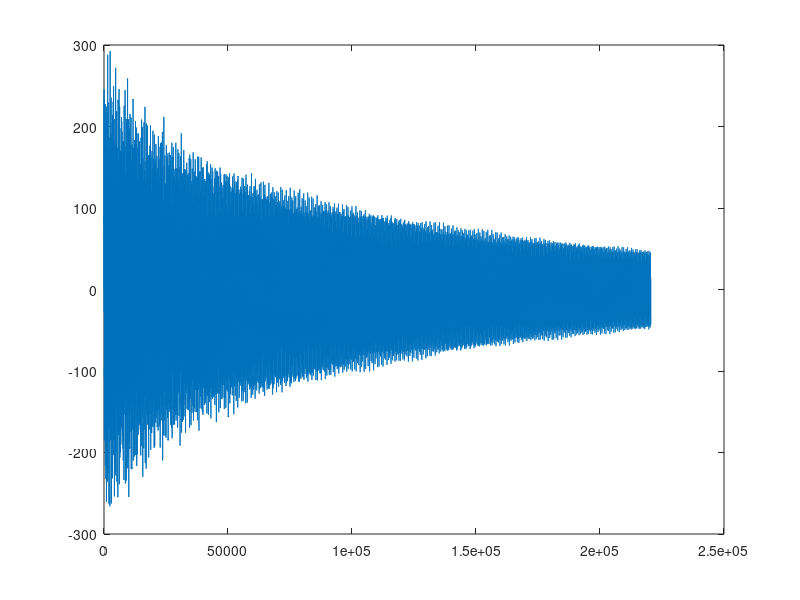

This chart was generated by the following MATLAB code:
clear all;
close all;
clc;

fs = 44100;      % Sampling rate
k = 1 / fs;     % Time step
L = 1;          % Bar length

% kappa = sqrt((E * inertia) / (rho * A * L^2));  % Stiffness
kappaA = 10;
s0A = 0.1;
s1A = 0.005;
hA = sqrt(2 * k * (s1A^2 + sqrt(kappaA^2 + s1A^2)));
NA = floor(1/hA); % Number of gridpoints
hA = 1/NA; % Recalculate gridspacing

kappaB = 50;
s0B = 0.1;
s1B = 0.005;
hB = sqrt(2 * k * (s1B^2 + sqrt(kappaB^2 + s1B^2)));
NB = floor(1/hB); % Number of gridpoints
hB = 1/NB; % Recalculate gridspacing
% muSq = (k * kappa / h^2)^2; % Courant number squared (always 0.25)
% lambdaSq = (k^2*kappa^2) / h^4;

P = 1/5; % plucking position

%% Raised cosine input
% cosWidth = floor(NA / 10);
% raisedCos = 0.5 * (cos(pi:(2*pi)/cosWidth:3*pi) + 1);
% PIdx = floor (P * NA);

%% Initialise state vectors
u = zeros(NA + NB, 1);
% u(ceil(NA * P - cosWidth / 2 : ceil(NA * P + cosWidth / 2))) = raisedCos;
% u(ceil(NA + NA * P - cosWidth / 2 : NA + ceil(NA * P + cosWidth / 2))) = raisedCos;
uPrev = u;
uNext = zeros(NA + NB, 1);

lengthSound = fs*5;


%% Exciter
Fmax = 50000000000;
exciterLength = floor(1e-3 * fs);
q = 2; 
Fe = Fmax/2*(1-cos(q*pi*(0:exciterLength)/exciterLength));
exciter = [Fe, zeros(1,lengthSound-exciterLength - 1)];

rcW = 3;
Ee = zeros(NA + NB, 1);
Ee(floor(NA/4):floor(NA/4)+rcW) = 1-cos(q*pi*(0:rcW)/rcW);
K = k^2 * Ee / (1 + s0A*k);

%% Connections
Q = 1; % amount of connections
EcA = zeros(NA, 1);
connectionWidth = 5;

EcA(floor(NA/5):floor(NA/5)+connectionWidth) = (1-cos(2*pi*(0:connectionWidth)/connectionWidth));
jA = (k^2 * EcA) / (1 + s0A * k);

% connA = find(EcA > 0);
EcB = zeros(NB, 1);
EcB(5) = 1;
massratio = 1; 
% EcB(floor(NA/5):floor(NA/5)+connectionWidth) = (1-cos(2*pi*(0:connectionWidth)/connectionWidth));
jB = -(k^2 * EcB * massratio) / (1 + s0B * k);
J = [jA; jB];

%% Spring coefficients 

sx = 0; 
w0 = 1; 
w1 = 4000; 




%% Matrix representation
NA = NA - 4;
NB = NB - 4;

DxxxxA = (sparse(3:NA, 1:NA-2, ones(1, NA-2), NA, NA) + ...
        sparse(2:NA, 1:NA-1, -4 * ones(1, NA-1), NA, NA) + ...
        sparse(1:NA, 1:NA, 6 * ones(1, NA), NA, NA) + ...
        sparse(1:NA-1, 2:NA, -4 * ones(1, NA-1), NA, NA) + ...
        sparse(1:NA-2, 3:NA, ones(1, NA-2), NA, NA));
DxxA =   (sparse(2:NA, 1:NA-1, ones(1, NA-1), NA, NA) + ...
        sparse(1:NA, 1:NA, -2 * ones(1, NA), NA, NA) + ...
        sparse(1:NA-1, 2:NA, ones(1, NA-1), NA, NA));
    
DxxxxB = (sparse(3:NB, 1:NB-2, ones(1, NB-2), NB, NB) + ...
        sparse(2:NB, 1:NB-1, -4 * ones(1, NB-1), NB, NB) + ...
        sparse(1:NB, 1:NB, 6 * ones(1, NB), NB, NB) + ...
        sparse(1:NB-1, 2:NB, -4 * ones(1, NB-1), NB, NB) + ...
        sparse(1:NB-2, 3:NB, ones(1, NB-2), NB, NB));
DxxB =   (sparse(2:NB, 1:NB-1, ones(1, NB-1), NB, NB) + ...
        sparse(1:NB, 1:NB, -2 * ones(1, NB), NB, NB) + ...
        sparse(1:NB-1, 2:NB, ones(1, NB-1), NB, NB));
 
NA = NA + 4;
NB = NB + 4;

DxxxxA2 = zeros(NA);
DxxxxA2(3:end-2, 3:end-2) = DxxxxA;
DxxxxA = DxxxxA2;

DxxA2 = zeros(NA);
DxxA2(3:end-2, 3:end-2) = DxxA;
DxxA = DxxA2;

DxxxxB2 = zeros(NB);
DxxxxB2(3:end-2, 3:end-2) = DxxxxB;
DxxxxB = DxxxxB2;

DxxB2 = zeros(NB);
DxxB2(3:end-2, 3:end-2) = DxxB;
DxxB = DxxB2;

BA = (2 * eye(NA) - kappaA^2 * k^2 * DxxxxA / hA^4 + 2 * s1A * k * DxxA / hA^2) / (1 + s0A * k);
CA = -((1 - s0A * k) * eye(NA) + 2 * s1A * k * DxxA / hA^2) / (1 + s0A * k);

BB = (2 * eye(NB) - kappaB^2 * k^2 * DxxxxB / hB^4 + 2 * s1B * k * DxxB / hB^2) / (1 + s0B * k);
CB = -((1 - s0B * k) * eye(NB) + 2 * s1B * k * DxxB / hB^2) / (1 + s0B * k);

zeroMat = zeros(NA, NB);


B = [BA zeroMat; zeroMat' BB]; 
C = [CA zeroMat; zeroMat' CB]; 

out = zeros(lengthSound, 1);
out2 = zeros(lengthSound, 1);
drawBar = false;

etaRPrev = 0;
L = [hA * EcA', -hB * EcB']; % Add rows for more connections 

for n = 1 : lengthSound
    
    % calculate relative displacement
    etaR = L*u;
    
    % update r and p
    rn = (2*sx/k - w0^2 - w1^4*(etaR)^2)/(2*sx/k + w0^2 + w1^4*(etaR)^2);
    pn = -2/(2*sx/k + w0^2 + w1^4*(etaR)^2);
    
    Rn = eye(Q)*rn; 
    Pn = eye(Q)*pn; 
    
    % temporary value for the next u (without the spring forces)
    uTemp = B * u + C * uPrev + K*exciter(n);
    
    % find Fc
    bn = L * uTemp; 
    an = Rn * etaRPrev; 
    
    Fc = (an - bn)/(L*J-Pn);
 
    uNext = uTemp + J * Fc; 
    
    out(n) = u(round(NA/5));
    out2(n) = u(round(NA + NB/5));
    if mod(n,1) == 0 && drawBar == true
        subplot(2,1,1)
        plot(u(1:NA))
        hold on;
        
        subplot(2,1,2)
        plot(u(NA+1:end));
%         plot (J)
%         ylim([-1 1])
        drawnow;
    end
    uPrev = u;
    u = uNext;
    etaRPrev = etaR;
end

plot(out2)